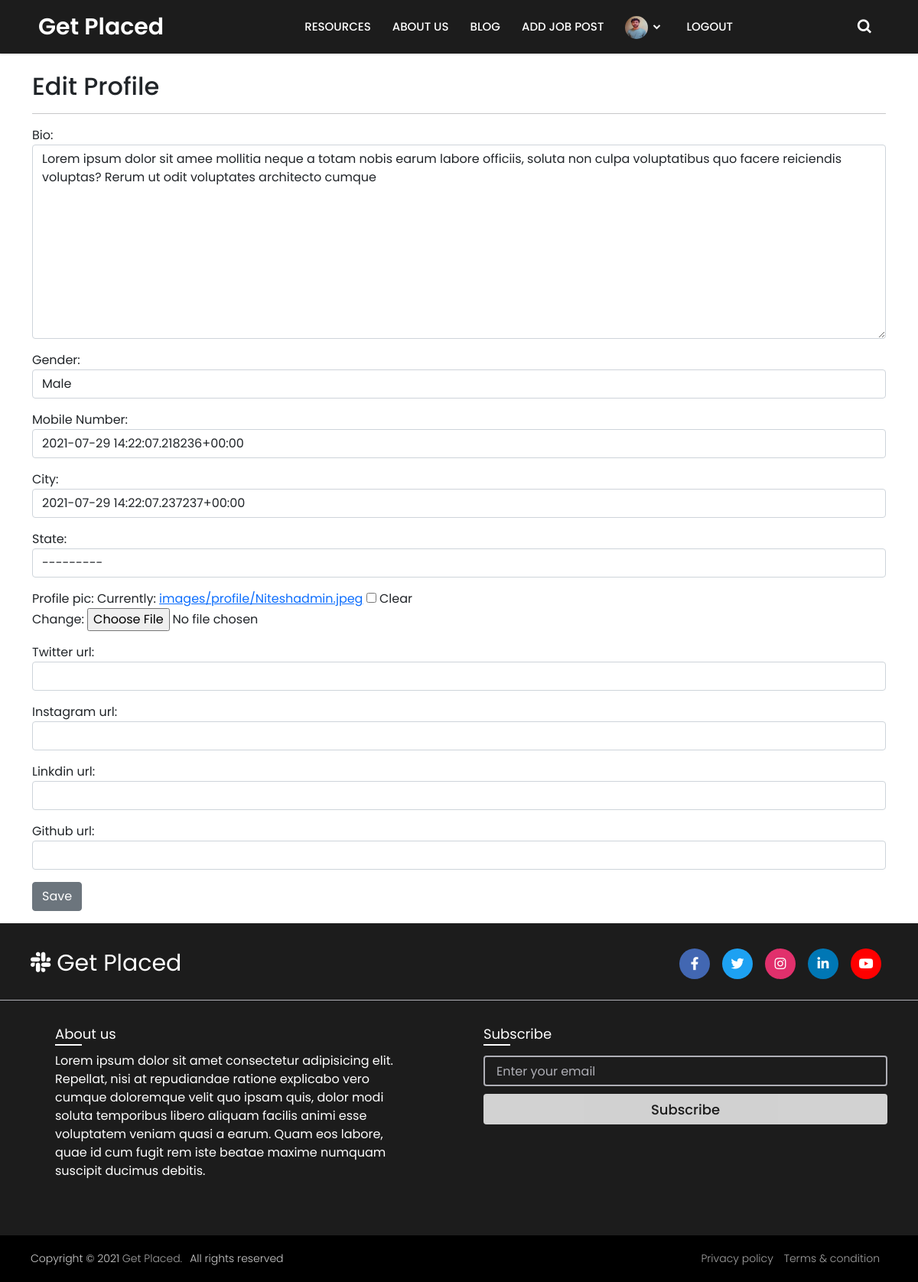
Page /2/edit_profile/ (signed in) on the earlier database version.
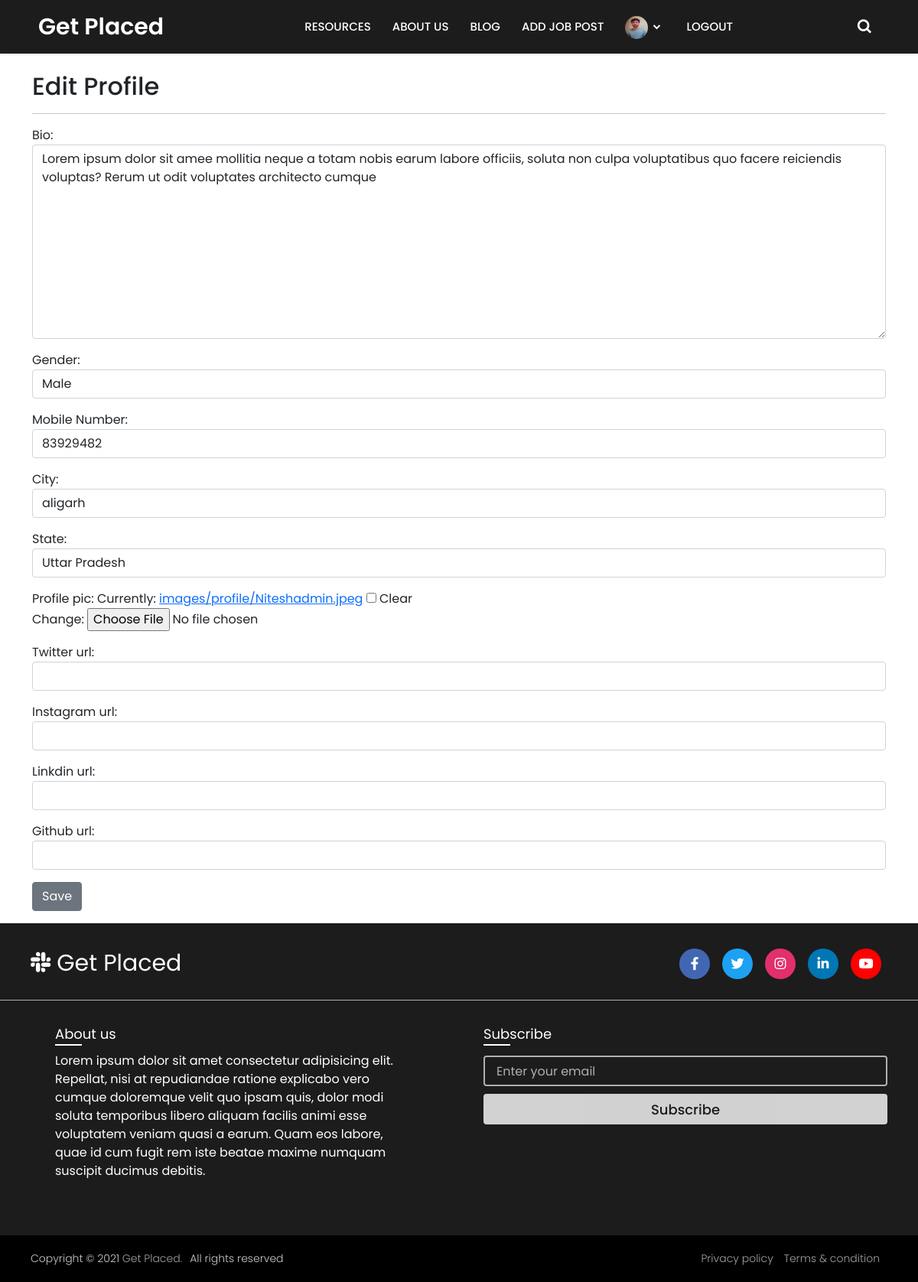
Same page on the later database version.
### app/models.py (models this page shows, shortened)
class Profile(models.Model):
    user = models.OneToOneField(User,null=True, on_delete=models.CASCADE)
    bio = models.TextField()
    profile_pic = models.ImageField(null=True, blank=True, upload_to="images/profile/")
    Mobile_Number = models.CharField(max_length=12)
    Gender = models.CharField(choices=GENDER,max_length=50)
    city=models.CharField(max_length=50)
    state=models.CharField(choices=STATE_CHOICES,max_length=50)
    twitter_url = models.CharField(max_length=255,null=True, blank=True)
    instagram_url = models.CharField(max_length=255,null=True, blank=True)
    linkdin_url = models.CharField(max_length=255,null=True, blank=True)
    github_url = models.CharField(max_length=255,null=True, blank=True)

### app/views.py (the view)
# urls.py: path('<int:pk>/edit_profile/',views.EditProfilePageView.as_view(),name="edit_profile"),
class EditProfilePageView(UpdateView):
    model = Profile
    form_class = EditProfileFormPage
    template_name = 'account/edit_profile_page.html'
    success_url = reverse_lazy('home')

### app/forms.py
class EditProfileFormPage(forms.ModelForm):
    class Meta:
        model = Profile
        fields =  ('bio','Gender','Mobile_Number','city','state','profile_pic','twitter_url','instagram_url','linkdin_url','github_url')
        widgets = {
                'bio': forms.Textarea(attrs={'class':'form-control','placeholder':'Write a summary about you...'}),
                'Gender': forms.Select(attrs={'class':'form-control'}),
                'Mobile_Number': forms.TextInput(attrs={'class':'form-control'}),
                'city': forms.TextInput(attrs={'class':'form-control'}),
                'state': forms.Select(attrs={'class':'form-control'}),
                'twitter_url': forms.TextInput(attrs={'class':'form-control'}),
                'instagram_url': forms.TextInput(attrs={'class':'form-control'}),
                'linkdin_url': forms.TextInput(attrs={'class':'form-control'}),
                'github_url': forms.TextInput(attrs={'class':'form-control'}),
        }

### app/templates/account/edit_profile_page.html (shortened to what this page needs)
{% extends "app/base.html" %}
{% block main-content %}
{% if user.is_authenticated %}
{% if user.id == profile.user.id %}
<div class="container mt-4">
        <h2>Edit Profile</h2><hr>
        <div class="form-group mb-3">
            <form action="" method="POST" enctype="multipart/form-data">
            {{form.as_p}}
            <input value="Save" type="submit" class="btn btn-secondary">
            </form>
        </div>
</div>
{% else %}
<h3>You are not the correct user</h3>
{% endif %}
{% else %}
   you're not allowed here
{% endif %}
{% endblock main-content %}

Differences in the rows shown:
changed Profile "Male": Mobile_Number "2021-07-29 14:22:07.218236+00:00" → "83929482"; city "2021-07-29 14:22:07.237237+00:00" → "aligarh"; state "---------" → "Uttar Pradesh"
